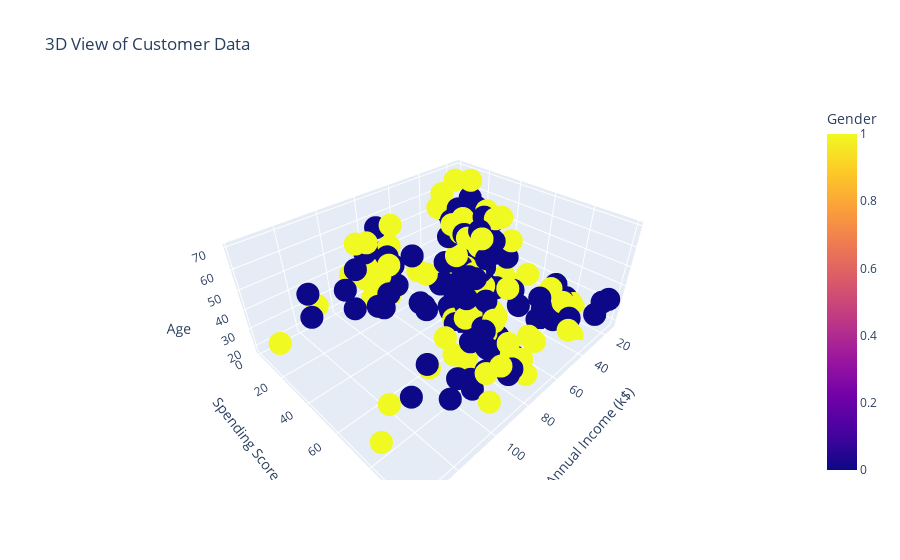

The notebook cell saved with this chart:
### Markdown cell above
### 2.3 3D Visualization

### Code cell
fig = px.scatter_3d(data,
                   x='Annual Income (k$)',
                   y='Spending Score (1-100)',
                   z='Age',
                   color='Gender',
                   title='3D View of Customer Data'
                   )
fig.show()

### Figure 1 — Plotly figure (JSON) as saved in the notebook; plotly's stock layout.template omitted (floating-point values rounded to 4 significant figures; data arrays with more than 128 entries replaced by an {"elided": "..."} marker saying what was removed)
{"data": [{"hovertemplate": "Annual Income (k$)=%{x}<br>Spending Score (1-100)=%{y}<br>Age=%{z}<br>Gender=%{marker.color}<extra></extra>", "legendgroup": "", "marker": {"color": {"elided": "200 int values"}, "coloraxis": "coloraxis", "symbol": "circle"}, "mode": "markers", "name": "", "scene": "scene", "showlegend": false, "type": "scatter3d", "x": {"elided": "200 int values"}, "y": {"elided": "200 int values"}, "z": {"elided": "200 int values"}}], "layout": {"coloraxis": {"colorbar": {"title": {"text": "Gender"}}, "colorscale": [[0, "#0d0887"], [0.1111, "#46039f"], [0.2222, "#7201a8"], [0.3333, "#9c179e"], [0.4444, "#bd3786"], [0.5556, "#d8576b"], [0.6667, "#ed7953"], [0.7778, "#fb9f3a"], [0.8889, "#fdca26"], [1, "#f0f921"]]}, "legend": {"tracegroupgap": 0}, "scene": {"domain": {"x": [0, 1], "y": [0, 1]}, "xaxis": {"title": {"text": "Annual Income (k$)"}}, "yaxis": {"title": {"text": "Spending Score (1-100)"}}, "zaxis": {"title": {"text": "Age"}}}, "title": {"text": "3D View of Customer Data"}}}
